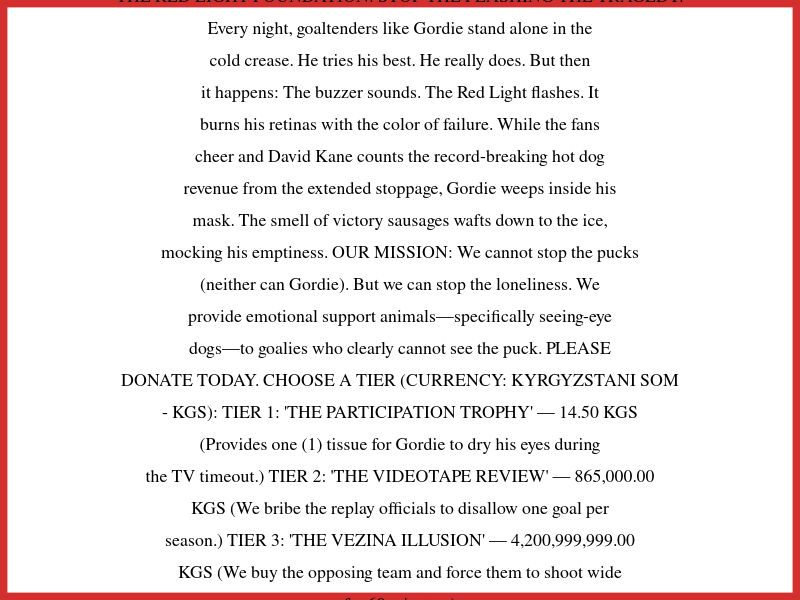

Reproduce this figure in R.
## ---- chunk 1
#| warning: false
library(ggplot2)
library(stringr)

# 1. Define the Sappy Story & Disproportionate Packages
foundation_text <- paste(
  "THE RED LIGHT FOUNDATION: STOP THE FLASHING",
  "\n\n",
  "THE TRAGEDY: Every night, goaltenders like Gordie stand alone in the cold crease.",
  "He tries his best. He really does. But then it happens: The buzzer sounds. The Red Light flashes.",
  "It burns his retinas with the color of failure. While the fans cheer and David Kane counts",
  "the record-breaking hot dog revenue from the extended stoppage, Gordie weeps inside his mask.",
  "The smell of victory sausages wafts down to the ice, mocking his emptiness.",
  "\n\n",
  "OUR MISSION: We cannot stop the pucks (neither can Gordie). But we can stop the loneliness.",
  "We provide emotional support animals—specifically seeing-eye dogs—to goalies who clearly",
  "cannot see the puck.",
  "\n\n",
  "PLEASE DONATE TODAY. CHOOSE A TIER (CURRENCY: KYRGYZSTANI SOM - KGS):",
  "\n\n",
  "TIER 1: 'THE PARTICIPATION TROPHY' — 14.50 KGS",
  "(Provides one (1) tissue for Gordie to dry his eyes during the TV timeout.)",
  "\n\n",
  "TIER 2: 'THE VIDEOTAPE REVIEW' — 865,000.00 KGS",
  "(We bribe the replay officials to disallow one goal per season.)",
  "\n\n",
  "TIER 3: 'THE VEZINA ILLUSION' — 4,200,999,999.00 KGS",
  "(We buy the opposing team and force them to shoot wide for 60 minutes.)",
  sep = " "
)

# 2. Render as a Document Image with 1.5 Spacing
ggplot() +
  xlim(0, 1) + ylim(0, 1) +
  theme_void() + # Removes the grey background/grid
  
  # Render the text
  annotate("text", 
           x = 0.5, y = 0.5, 
           label = str_wrap(foundation_text, width = 60), 
           family = "serif",   # The "Executive Summary" font style
           size = 4.5,         # Readable text size
           lineheight = 1.5,   # The requested 1.5 spacing
           hjust = 0.5,        # Center align the text block
           vjust = 0.5) +
  
  # Add a red border for the "Red Light" theme
  theme(plot.background = element_rect(color = "#D32F2F", size = 5, fill = "white"))
